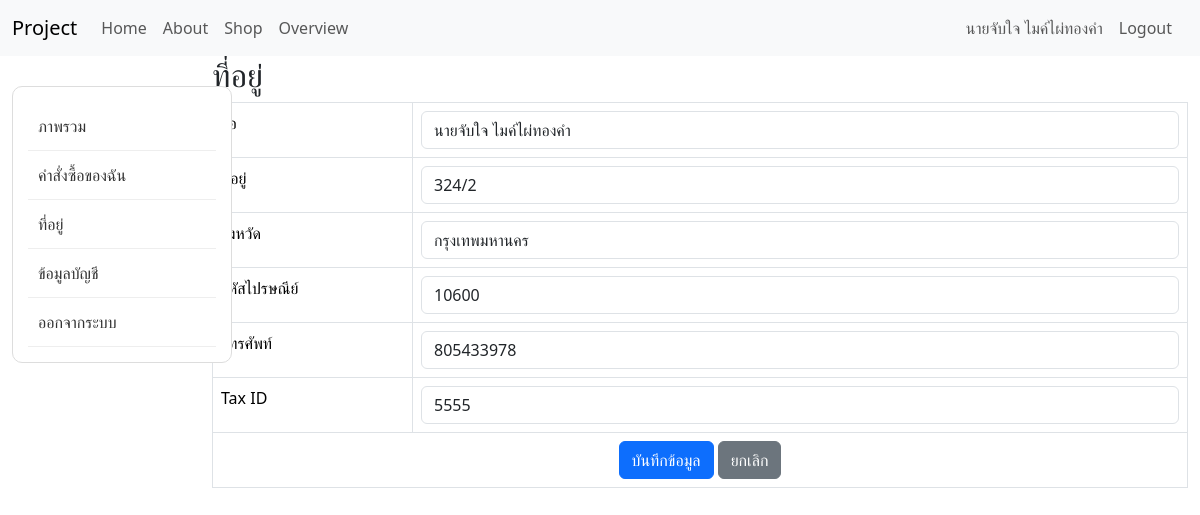
The app's page /frontend/address.php (signed in), older data.
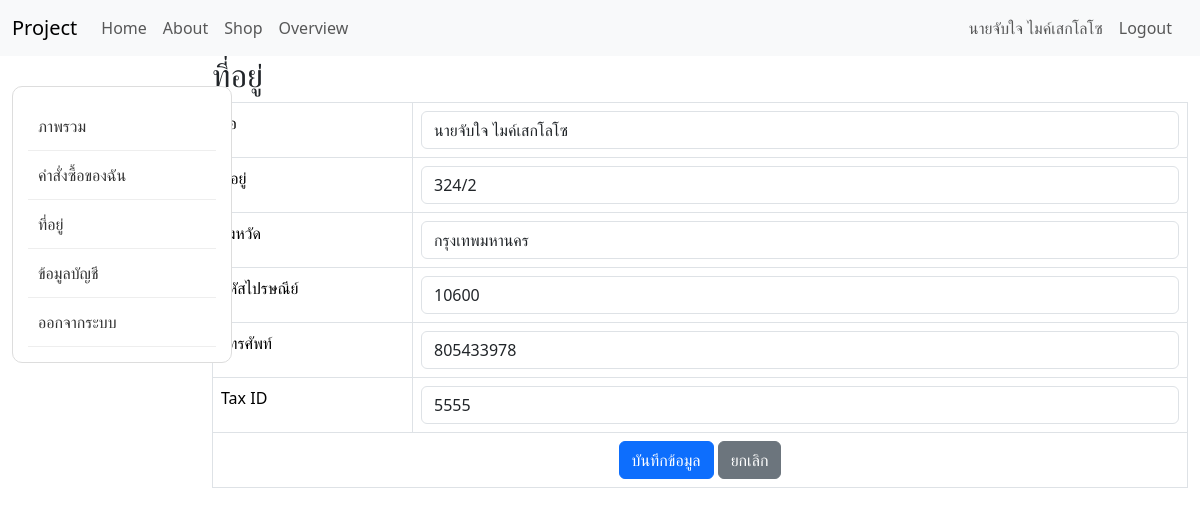
The same page, newer data.
### tables this page shows
CREATE TABLE `customer` (
  `id` int(5) NOT NULL,
  `name` varchar(50) NOT NULL,
  `address` varchar(255) NOT NULL,
  `province` varchar(50) NOT NULL,
  `zip` int(5) NOT NULL,
  `tel` int(10) NOT NULL,
  `mail` varchar(50) NOT NULL,
  `tax_id` int(5) NOT NULL,
  `status` int(1) NOT NULL DEFAULT 1,
  `username` varchar(50) NOT NULL,
  `password` varchar(50) NOT NULL
);

### config/class.connect.php (called while the page is built, shortened)
<?php
class connect
{
    function conn()
    {
        $host = 'localhost';
        $dbname = 'coffees';
        $user = 'root';
        $pass = '';
        $conn = new PDO ("mysql:host=$host;dbname=$dbname","$user","$pass");
        $conn->exec("set names utf8");
        return $conn;
    }
    function query($sql)
    {
        $conn = $this->conn();
        $res = $conn->prepare($sql);
        $res->execute();
        return $res;
    }
}
?>

### frontend/address.php (the view, shortened to what the changed rows need)
<?php
require_once('../config/class.connect.php');
$customer_id = $_SESSION['customer_id'];
$conn = new connect();
$sql = "SELECT * FROM customer WHERE id = '".$customer_id."'";
$res = $conn->query($sql);
$name = "";
$address = "";
$province = "";
$zip = "";
$tel = "";
$tax_id = "";
while ($cdr = $res->fetch()) {
    $name = $cdr['name'];
    $address = $cdr['address'];
    $province = $cdr['province'];
    $zip = $cdr['zip'];
    $tel = $cdr['tel'];
    $tax_id = $cdr['tax_id'];
}
?>
<!DOCTYPE html>
<html lang="th">
<head>
<link href="https://cdn.jsdelivr.net/npm/bootstrap@5.3.3/dist/css/bootstrap.min.css"
      rel="stylesheet">
<link rel="stylesheet" href="../css/address.css">
</head>
<body>
<?php include 'menu.php'; ?>
<div class="container-fluid">
    <div class="row">
            <?php include("menuleft.php"); ?>
        <div class="col-md-10">
            <h2>ที่อยู่</h2>
            <form method="post">
                <table class="table table-bordered">
                    <tr>
                        <td>
                            <input
                                type="text"
                                name="name"
                                class="form-control"
                                value="<?php echo htmlspecialchars($name); ?>"
                                required>
                        </td>
                    </tr>
                    <tr>
                        <td>
                            <input
                                type="text"
                                name="address"
                                class="form-control"
                                value="<?php echo htmlspecialchars($address); ?>"
                                required>
                        </td>
                    </tr>
                    <tr>
                        <td>
                            <input
                                type="text"
                                name="province"
                                class="form-control"
                                value="<?php echo htmlspecialchars($province); ?>"
                                required>
                        </td>
                    </tr>
                    <tr>
                        <td>
                            <input
                                type="text"
                                name="zip"
                                class="form-control"
                                value="<?php echo htmlspecialchars($zip); ?>"
                                required>
                        </td>
                    </tr>
                    <tr>
                        <td>
                            <input
                                type="text"
                                name="tel"
                                class="form-control"
                                value="<?php echo htmlspecialchars($tel); ?>"
                                required>
                        </td>
                    </tr>
                    <tr>
                        <td>
                            <input
                                type="text"
                                name="tax_id"
                                class="form-control"
                                value="<?php echo htmlspecialchars($tax_id); ?>">
                        </td>
                    </tr>
                </table>
            </form>
        </div>
    </div>
</div>
</body>
</html>

### frontend/menu.php (shortened to what the changed rows need)
<nav class="navbar navbar-expand-lg bg-body-tertiary">
    <div class="container-fluid">
        <div class="collapse navbar-collapse" id="navbarSupportedContent">
<ul class="navbar-nav me-2 mb-0 mb-lg-0">
<?php if (isset($_SESSION['customer_id'])): ?>
    <li class="nav-item">
        <a class="nav-link" href="overview.php">
            <?php echo $_SESSION['customer_name']; ?>
        </a>
    </li>
    <li class="nav-item">
        <a class="nav-link" href="logout.php">
            Logout
        </a>
    </li>
<?php endif; ?>
</ul>
        </div>
    </div>
</nav>

Row changes from the older to the newer data that the page shows:
changed customer "กรุงเทพมหานคร": name "นายจับใจ ไมค์ไผ่ทองคำ" → "นายจับใจ ไมค์เสกโลโซ"
Text that changed along with them:
$_SESSION['customer_name']: "นายจับใจ ไมค์ไผ่ทองคำ" → "นายจับใจ ไมค์เสกโลโซ"
